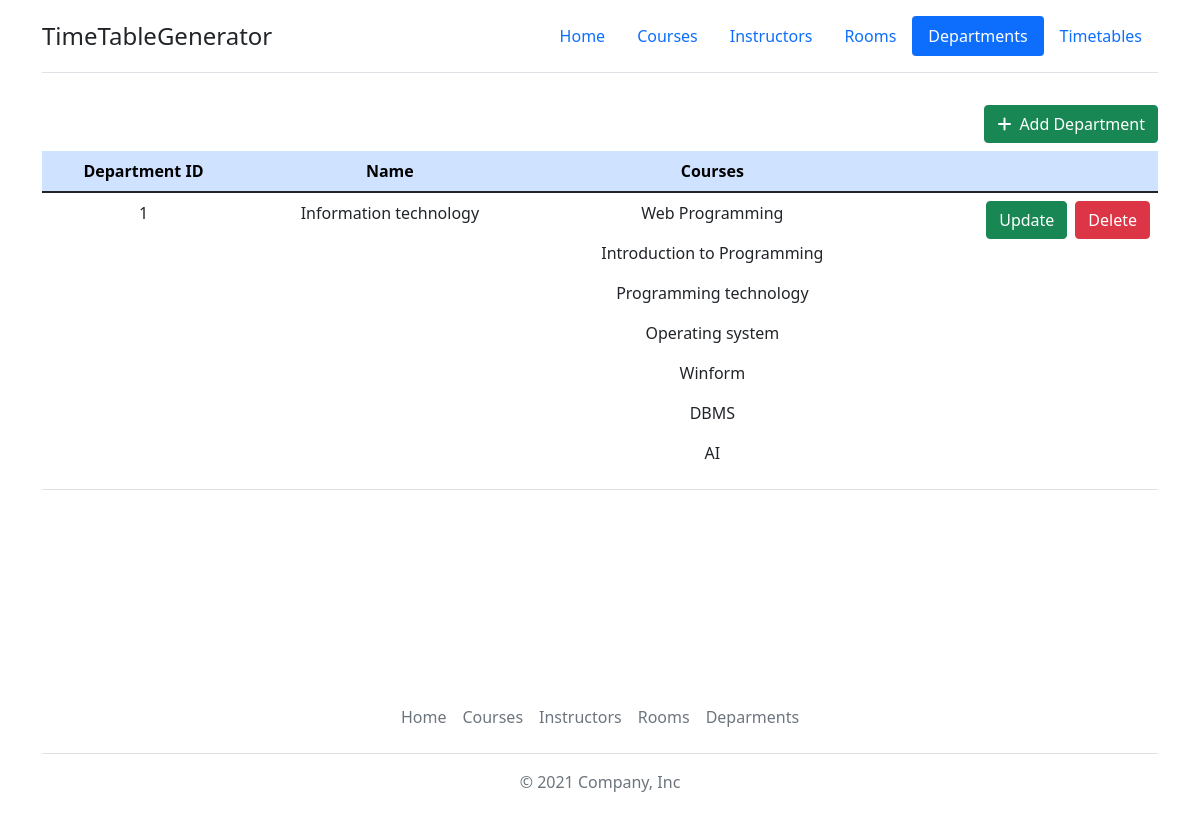
Page /timetable/list-departmetns/ on the earlier database version.
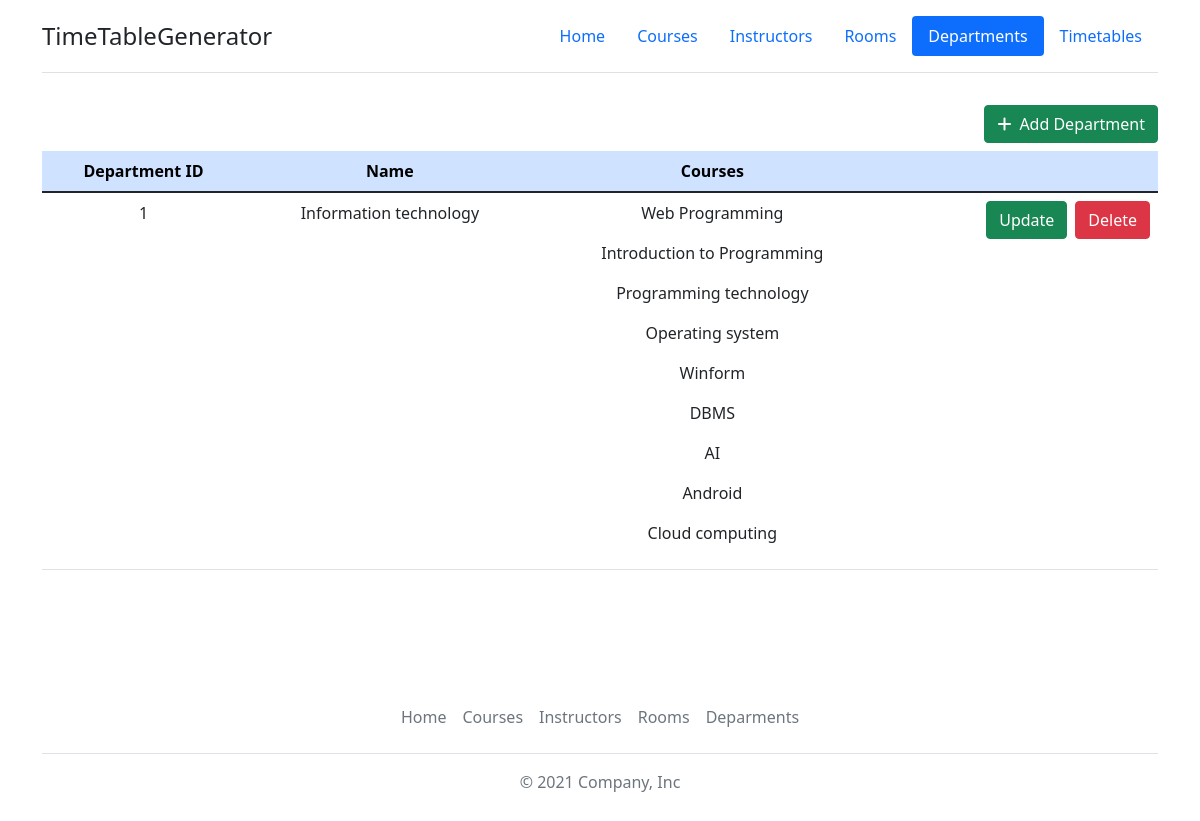
Same page on the later database version.
### Timetable/models.py (models this page shows, shortened)
class Department(models.Model):
    dept_id = models.AutoField(primary_key=True)
    name = models.CharField(max_length=50)
    courses = models.ManyToManyField(Course)

class Course(models.Model):
    course_id = models.AutoField(primary_key=True)
    name = models.CharField(max_length=50)
    number_of_students = models.IntegerField()
    number_of_lessions_per_week = models.IntegerField(default=1)
    instructors = models.ForeignKey(Instructor, on_delete=models.CASCADE, null=True, blank=True)

### Timetable/views.py (the view)
# urls.py: path('list-departmetns/', views.listDepartments, name='departments'),
def listDepartments(request):
    departments = Department.objects.all()
    context = {'departments': departments}
    return render(request, 'departments.html', context)

### Timetable/templates/departments.html (shortened to what this page needs)
{% extends 'base.html' %}
{% load static %}
{% block navbar %}
<header class="d-flex flex-wrap justify-content-center py-3 mb-4 border-bottom">
    <a href="{% url 'home' %}" class="d-flex align-items-center mb-3 mb-md-0 me-md-auto text-dark text-decoration-none">
        <span class="fs-4">TimeTableGenerator</span>
    </a>
    <ul class="nav nav-pills">
        <li class="nav-item"><a href="{% url 'home' %}" class="nav-link">Home</a></li>
        <li class="nav-item"><a href="{% url 'courses' %}" class="nav-link">Courses</a></li>
        <li class="nav-item"><a href="{% url 'instructors' %}" class="nav-link">Instructors</a></li>
        <li class="nav-item"><a href="{% url 'rooms' %}" class="nav-link">Rooms</a></li>
        <li class="nav-item"><a href="{% url 'departments' %}" class="nav-link active" aria-current="page">Departments</a></li>
        <li calss="nav-item"><a href="{% url 'timetables' %}" class="nav-link">Timetables</a></li>
    </ul>
</header>
{% endblock %}
{% block content %}
<div class="container" style="min-height: 70vh;">
    <div class="table-responsive-lg">
        <a href="{% url 'addDepartment' %}" class="btn btn-success float-end my-2"><i class="fas fa-plus me-2"></i>Add Department</a>
        <table class="table table-hover">
            <thead>
                <tr class="table-primary">
                    <th class="text-center" scope="col">Department ID</th>
                    <th class="text-center" scope="col">Name</th>
                    <th class="text-center" scope="col">Courses</th>
                    <th scope="col"> </th>
                </tr>
            </thead>
            <tbody>
                {% for dept in departments %}
                    <tr>
                        <td class="text-center">{{ dept.dept_id }}</td>
                        <td class="text-center">{{ dept.name }}</td>
                        <td class="text-center">
                            {% for course in dept.courses.all %}
                                <p>{{ course.name }}</p>
                            {% endfor %}
                        </td>
                        <td>
                            <div class="d-flex justify-content-end">
                                <a class="btn btn-success me-2" href="{% url 'updateDepartment' dept.dept_id %}">Update</a>
                                <form action="{% url 'deleteDepartment' dept.dept_id %}" method="POST">
                                    <button class="btn btn-danger" type="submit">Delete</button>
                                </form>
                            </div>
                        </td>
                    </tr>
                {% endfor %}
            </tbody>
        </table>
    </div>
</div>
{% endblock %}

Differences in the rows shown:
added Course: name "Android"
added Course: name "Cloud computing"
